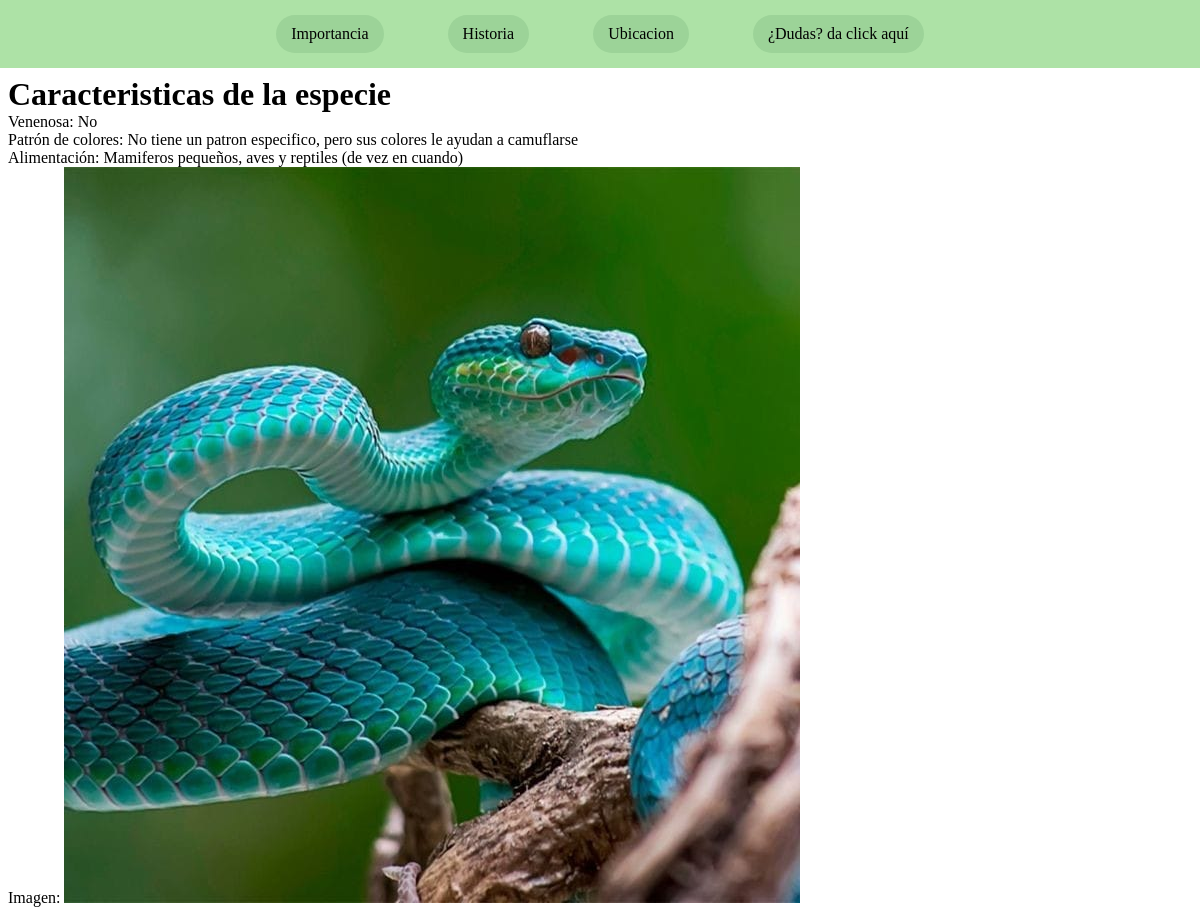
Page /info_serpiente/1 on the earlier database version.
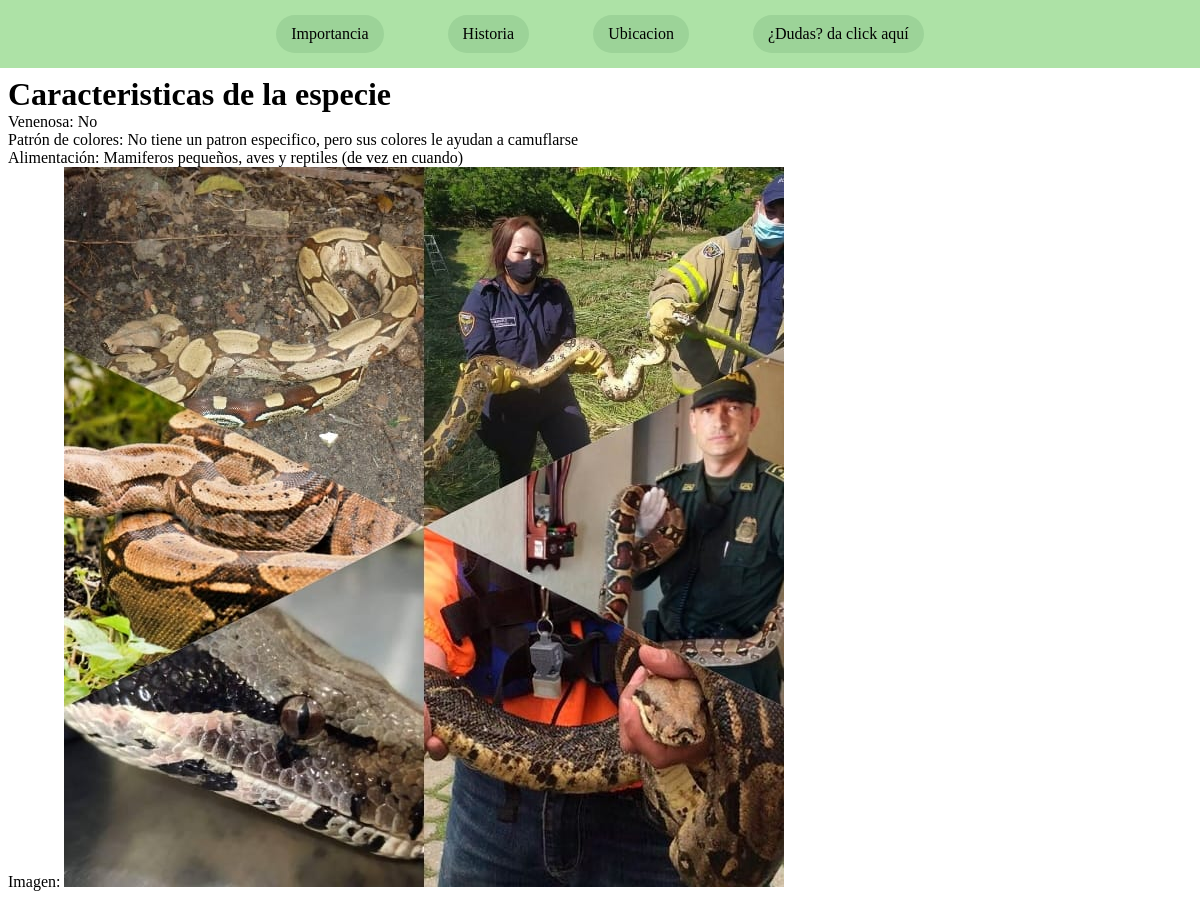
Same page on the later database version.
### Proyecto/models.py (models this page shows, shortened)
class Serpientes(models.Model):
    nombre_cientifico = models.CharField(max_length=100)
    nombre_comun = models.CharField(max_length=100)
    habitat = models.CharField(max_length=100)
    descripcion = models.CharField(max_length=100)
    foto = models.ImageField(null = True)

class Caracteristica(models.Model):
    venenosa = models.BooleanField(default=False) #especifica el valor por defecto si se intenta ingresar un valor vacio
    color_patron = models.CharField(max_length=100)
    alimentacion = models.CharField(max_length=100)
    serpiente = models.OneToOneField(Serpientes, on_delete=models.PROTECT)

### Proyecto/views.py (the view)
# urls.py: path('info_serpiente/<int:id>', views.info_serpiente, name='info_serpiente'),
def info_serpiente(request, id):
    serpiente = Serpientes.objects.get(id=id)
    return render(request, "info_serpiente.html", {
        'serpiente': serpiente
    })

### Templates/info_serpiente.html (shortened to what this page needs)
{% load static %}
<!DOCTYPE html>
<html lang="en">
<head>
    <link rel="stylesheet" href="{% static 'main.css' %}">
</head>
<body>
    <header>
        {% include 'Layouts/Partials/menu.html' %}
    </header>
    <main>
        <h1>Caracteristicas de la especie</h1>
        <p>Venenosa:
            {% if serpiente.caracteristica.venenosa == 0 %}
            No
            {% else %}
            Sí
            {% endif %}
        </p>
        <p>
            Patrón de colores: {{ serpiente.caracteristica.color_patron }}
        </p>
        <p>
            Alimentación: {{ serpiente.caracteristica.alimentacion }}
        </p>
        <p>
            Imagen: <img src="../static/assets/assets2/{{serpiente.foto}}" >
        </p>
    </main>
</body>
</html>

### Templates/Layouts/Partials/menu.html
{% load static %}
<link rel="stylesheet" href="{% static 'main.css' %}">
<nav>
    <a href="{% url "Importancia" %}" class="boton">Importancia</a>
    <a href="{% url "Historia" %}" class="boton">Historia</a>
    <a href="{% url "Lista_serpientes" %}" class="boton">Ubicacion</a>
    <a href="{% url "Formulario" %}" class="boton">¿Dudas? da click aquí</a>
</nav>

### static/main.css (style rules this page uses)
:root { --color-one: #ade2a6; --color-two: #73bd6e; --color-three: #11510c; --color-four: #9cd398; }
* { margin: 0; padding: 0; font-family: 'Times New Roman', Times, serif; box-sizing: border-box; transition: 0.5s; }
body { text-align: justify; font-family: 'Times New Roman', Times, serif; }
header { text-align: center; background-color: var(--color-one); padding: 15px 0; margin: 0%; }
nav a.boton { display: inline-block; text-decoration: none; margin: 0 30px; color: #000; padding: 10px 15px; border-radius: 30px; background-color: var(--color-four); transition: background-color 0.3 ease; }
main { padding: 8px; }

Differences in the rows shown:
changed Serpientes "No tiene un patron especifico, pero sus colores le ayudan a camuflarse": foto: a different picture
